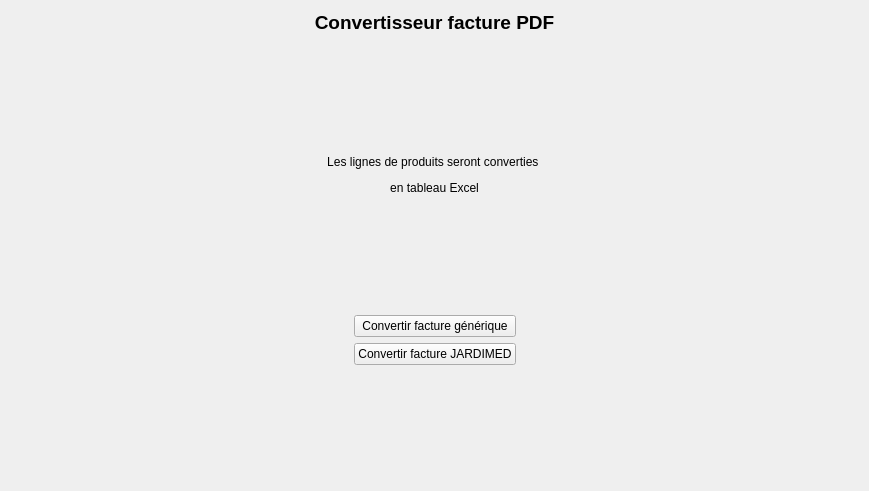
<?xml version="1.0" encoding="UTF-8"?>
<ui version="4.0">
 <class>Form</class>
 <widget class="QWidget" name="Form">
  <property name="geometry">
   <rect>
    <x>0</x>
    <y>0</y>
    <width>869</width>
    <height>491</height>
   </rect>
  </property>
  <property name="sizePolicy">
   <sizepolicy hsizetype="Expanding" vsizetype="Expanding">
    <horstretch>0</horstretch>
    <verstretch>0</verstretch>
   </sizepolicy>
  </property>
  <property name="windowTitle">
   <string>Form</string>
  </property>
  <layout class="QVBoxLayout" name="verticalLayout_2">
   <item>
    <widget class="QLabel" name="label">
     <property name="font">
      <font>
       <pointsize>14</pointsize>
       <bold>true</bold>
      </font>
     </property>
     <property name="text">
      <string>&lt;html&gt;&lt;head/&gt;&lt;body&gt;&lt;p align=&quot;center&quot;&gt;Convertisseur facture PDF&lt;/p&gt;&lt;/body&gt;&lt;/html&gt;</string>
     </property>
    </widget>
   </item>
   <item>
    <spacer name="verticalSpacer_2">
     <property name="orientation">
      <enum>Qt::Orientation::Vertical</enum>
     </property>
     <property name="sizeHint" stdset="0">
      <size>
       <width>20</width>
       <height>40</height>
      </size>
     </property>
    </spacer>
   </item>
   <item>
    <widget class="QLabel" name="label_2">
     <property name="text">
      <string>&lt;html&gt;&lt;head/&gt;&lt;body&gt;&lt;p align=&quot;center&quot;&gt;Les lignes de produits seront converties &lt;/p&gt;&lt;p align=&quot;center&quot;&gt;en tableau Excel&lt;/p&gt;&lt;/body&gt;&lt;/html&gt;</string>
     </property>
    </widget>
   </item>
   <item>
    <spacer name="verticalSpacer">
     <property name="orientation">
      <enum>Qt::Orientation::Vertical</enum>
     </property>
     <property name="sizeHint" stdset="0">
      <size>
       <width>20</width>
       <height>40</height>
      </size>
     </property>
    </spacer>
   </item>
   <item>
    <layout class="QGridLayout" name="gridLayout">
     <item row="1" column="1">
      <widget class="QPushButton" name="b_Convertir_Facture_JARDIMED">
       <property name="text">
        <string>Convertir facture JARDIMED</string>
       </property>
      </widget>
     </item>
     <item row="0" column="0">
      <spacer name="horizontalSpacer">
       <property name="orientation">
        <enum>Qt::Orientation::Horizontal</enum>
       </property>
       <property name="sizeHint" stdset="0">
        <size>
         <width>40</width>
         <height>20</height>
        </size>
       </property>
      </spacer>
     </item>
     <item row="0" column="1">
      <widget class="QPushButton" name="b_Convertir_Facture_generique">
       <property name="text">
        <string>Convertir facture générique</string>
       </property>
      </widget>
     </item>
     <item row="0" column="2">
      <spacer name="horizontalSpacer_2">
       <property name="orientation">
        <enum>Qt::Orientation::Horizontal</enum>
       </property>
       <property name="sizeHint" stdset="0">
        <size>
         <width>40</width>
         <height>20</height>
        </size>
       </property>
      </spacer>
     </item>
    </layout>
   </item>
   <item>
    <spacer name="verticalSpacer_3">
     <property name="orientation">
      <enum>Qt::Orientation::Vertical</enum>
     </property>
     <property name="sizeHint" stdset="0">
      <size>
       <width>20</width>
       <height>40</height>
      </size>
     </property>
    </spacer>
   </item>
  </layout>
 </widget>
 <resources/>
 <connections/>
</ui>
